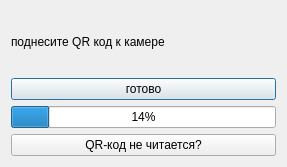
<?xml version="1.0" encoding="UTF-8"?>
<ui version="4.0">
 <class>Action_with_QR_code</class>
 <widget class="QDialog" name="Action_with_QR_code">
  <property name="geometry">
   <rect>
    <x>0</x>
    <y>0</y>
    <width>287</width>
    <height>167</height>
   </rect>
  </property>
  <property name="windowTitle">
   <string>Dialog</string>
  </property>
  <layout class="QVBoxLayout" name="verticalLayout">
   <item>
    <widget class="QLabel" name="label">
     <property name="text">
      <string>поднесите QR код к камере</string>
     </property>
    </widget>
   </item>
   <item>
    <widget class="QPushButton" name="pushButton">
     <property name="text">
      <string>готово</string>
     </property>
    </widget>
   </item>
   <item>
    <widget class="QProgressBar" name="progressBar">
     <property name="maximum">
      <number>1000</number>
     </property>
     <property name="value">
      <number>146</number>
     </property>
    </widget>
   </item>
   <item>
    <widget class="QPushButton" name="pushButton_2">
     <property name="text">
      <string>QR-код не читается?</string>
     </property>
    </widget>
   </item>
  </layout>
 </widget>
 <resources/>
 <connections/>
</ui>
